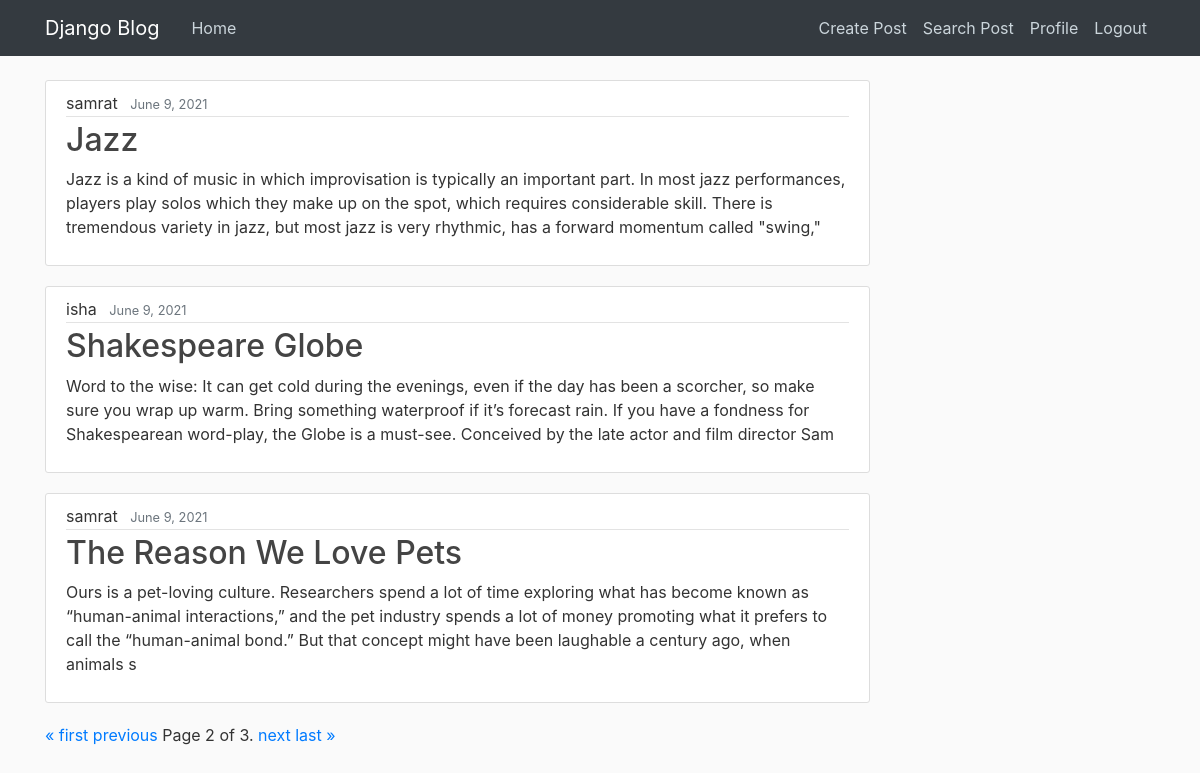
The page /landing/?page=2 (signed in) on the database its author committed.
### blog/models.py (models this page shows, shortened)
class Post(models.Model):
    title = models.CharField(max_length=100, null=False)
    slug = models.SlugField(unique=True, blank=True)
    content = models.TextField(null=False)
    posted_date = models.DateField(null=False, default=timezone.now)
    updated_date = models.DateField(null=True)
    user = models.ForeignKey(User, on_delete=models.CASCADE)
    category = models.ForeignKey(Category, on_delete=models.CASCADE)

### blog/views.py (the view)
# urls.py: path('landing/', views.landing, name='blog_landing'),
@login_required(login_url="/login/")
def landing(request):
    data = Post.objects.order_by('-posted_date')
    for obj in data:
        content = obj.content[0:300]
        obj.content = content
    p = Paginator(data, 3)
    page_num = request.GET.get('page', 1)
    try:
        page = p.page(page_num)
    except EmptyPage:
        page = p.page(1)
    context = {}
    context['posts'] = page
    return render(request, 'blog/landing.html', context)

### blog/templates/blog/landing.html
{% extends "blog/base.html" %}
{% block content %}
    {% for post in posts %}
        <article class="media content-section">
          <div class="media-body">
            <div class="article-metadata">
              {{ post.user.username }}
              <small class="text-muted ml-2">{{ post.posted_date }}</small>
            </div>
            <h2><a class="article-title" href="{% url 'post_detail' post.slug %}">{{ post.title }}</a></h2>
            <p class="article-content">{{ post.content }}</p>
          </div>
        </article>
    {% endfor %}
    <div class="pagination">
        <span class="step-links">
            {% if posts.has_previous %}
                <a href="?page=1">&laquo; first</a>
                <a href="?page={{ posts.previous_page_number }}">previous</a>
            {% endif %}
            <span class="current">
                Page {{ posts.number }} of {{ posts.paginator.num_pages }}.
            </span>
            {% if posts.has_next %}
                <a href="?page={{ posts.next_page_number }}">next</a>
                <a href="?page={{ posts.paginator.num_pages }}">last &raquo;</a>
            {% endif %}
        </span>
    </div>
{% endblock content %}

### blog/static/blog/main.css (style rules this page uses)
body { background: #fafafa; color: #333333; margin-top: 5rem; }
h2, h3, h4, h5, h6 { color: #444444; }
.content-section { background: #ffffff; padding: 10px 20px; border: 1px solid #dddddd; border-radius: 3px; margin-bottom: 20px; }
.article-title { color: #444444; }
.article-content { white-space: pre-line; }
.article-metadata { padding-bottom: 1px; margin-bottom: 4px; border-bottom: 1px solid #e3e3e3 }

### rows shown on the page
Post: user.username "samrat", posted_date "June 9, 2021", title "Jazz", content "Jazz is a kind of music in which improvisation is typically an important part. In most jazz performances, players play solos which they make up on the spot, which requires considerable skill. There is tremendous variety in jazz, but most jazz is very rhythmic, has a forward momentum called \"swing,\""
Post: user.username "isha", posted_date "June 9, 2021", title "Shakespeare Globe", content "Word to the wise: It can get cold during the evenings, even if the day has been a scorcher, so make sure you wrap up warm. Bring something waterproof if it’s forecast rain. If you have a fondness for Shakespearean word-play, the Globe is a must-see. Conceived by the late actor and film director Sam"
Post: user.username "samrat", posted_date "June 9, 2021", title "The Reason We Love Pets", content "Ours is a pet-loving culture. Researchers spend a lot of time exploring what has become known as “human-animal interactions,” and the pet industry spends a lot of money promoting what it prefers to call the “human-animal bond.” But that concept might have been laughable a century ago, when animals s"

### other values the page prints
{{ posts.number }} "2"
{{ posts.paginator.num_pages }} "3"
